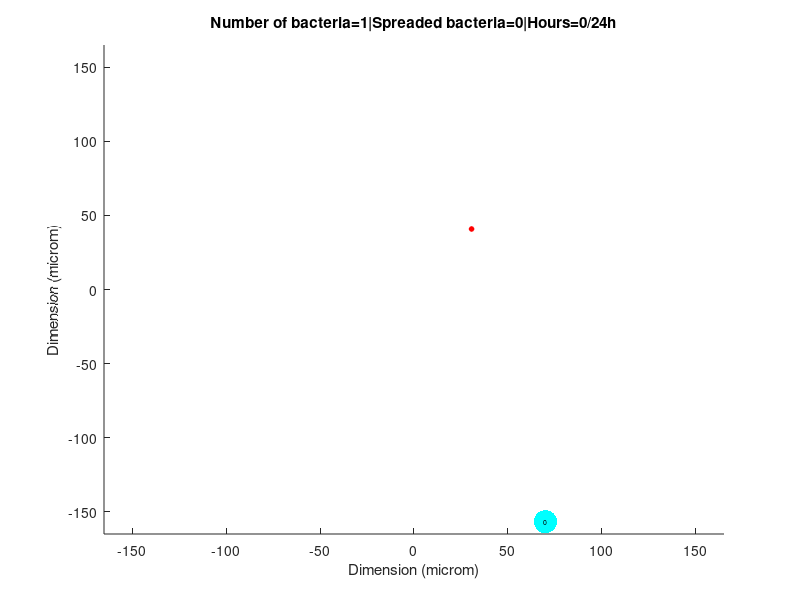

The MATLAB script that drew this image: (Note: this script raises an error after producing the figure.)
%[n,nb,nummac,out] = AlveolusGame(pars)
%pars: [ 1.number of bacteria (1),
%        2.number of macrophages (3),
%        3.chemokine diffusion constant (6e3),
%        4.antigens per bacteria (1),
%        5.Movement in sessile phase (0.1),
%        6.Movement in flowing phase (3),
%        7.Radial flow (4.2e-2),
%        8.Bacteria dobling time (200),
%        9.Probability interchanged (0.999),
%       10.Bacteria saturation number (10),
%       11.Macrophage movement (2),
%       12.Phagocytosys rate (0.048),
%       13.Maximum bacteria per macrophage (50)
%       14.Distance to sense the metabolic gradient (30)
%       15.Sensitivity to feel the cytokine gradient (1e-6)]
%n: minutes at the end of the simulation
%nb: number of bacteria at the end of the simulation
%nummac: number of macrophages at the end of the simulation
%
%Multilevel model of the bacterial (Streptococcus pneumoniae) infection of
%an alveolus. It is simulated the stablishment of the infection. Bacteria
%interact with the alveolar macrophages and lung epithelial cells.
%
%Epithelial cells have intracellular signaling structure for inflammation
%through intracellular signaling pathway using ordinary differential equations
%(eqs).
%
%Bacteria and macrophages interact in the surfice of epithelial cells,
%modelled as an agent basd model (bacsMulti).
%
%bacsMulti:
%Mathematical simulation of bacterial groth and movement in a single
%alveolus together with macrophages movement and bacteria clearance.
%
%-Bacteria growth with a saturable process.
%-Bacteria jump stochasticaly between two liquid phases in alveolus: flowing
%phasde and stationary phase.
%-Coughing can be simulated, inactivated by default.
%-Bacteria move in a random walk way, faster in the flowing phase.
%-Macrophages move in a randomn walk way following the chemokine gradient
%produced by epithelial cells.
%-Macrophages eat bacteria. First attach and then there is a dynamics of
%phagogytosis. Macrophages die if the number of attached bacteria is very
%high.
%-There is a defined flow velocity of the mobile liquid phase.
%-Bacteria leave the alveolus when reach the border.
%
%Version 1.2 gaming (16.02.2017) by Guido Santos
%
function [n,nb,nummac,out] = AlveolusGame(pars)
global contador matBac
close all %Close previous figures
clc %Clear the screen
tic %Start counting time
if (exist('pars','var') == 0 || numel(pars) == 0)
    pars = ones(17,1); %Define the input if it doesn't exist
end
%Parameters to define
N                      = 11; %Numer of epithelial cells per row, [[PMID: 25360787]]
cel                    = 30; %Microm of epithelial cell (30 microM [[PMID: 25360787 & PMID: 7611375]])
incre                  = 5; %Interval of time between synchronization of models in minutes
nb                     = round(1*pars(1)); %Initial number of bacteria
nummac                 = round(1*pars(2)); %Number of macrophages, approximation from Bionumbers
FT                     = 24; %Final time for the model in hours
foco                   = 4; %Dispersion of initial bacteria in the alveolus
movie                  = 1; %If 1 show results and save movie
pantalla               = 0; %If 1 show the results in command windows
step1                  = 0.1*pars(5); %Movement rate in the sesile phase, assumed
step2                  = 3*pars(6); %Movemenet rate in the mobile phase, assumed
step3                  = 4.2e-2*pars(7); %min-1. Radial flow (4.2e-2) Fitted to alveolar clearance in figura 3B [[PMID: 17290033]] calculated in Excel parameters calculation.xlsx (sheet: alveoli flow)
%%
%Parameters defined
sensi                  = incre/60; %Interval of time between synchronization of models in hours
NN                     = N*N; %Number of cell in alveolus
tiempo                 = 0:sensi:FT; %Time for integration of the model
solver                 = @ode45; %Integration method
matriz                 = zeros(1,NN); %Initial conditions for the ODE model
dimens                 = (cel*N)/2; %Dimension of the alveoli in micrometers from Bionumbers (11 from 121 cells)
n                      = 0; %Initial number of iterations in minutes
out                    = 0; %Initial number of bacteria spreaded
pos                    = random('norm',0,dimens/foco,nb,2); %Normal distribution of initial bacteria
mac                    = dimens*(rand(nummac,2)*2 - 1); %Random localization of macrophages
neat                   = zeros(1,nummac); %Intrinsic macrophage time for bacteria phagocytosis
eaten                  = zeros(1,nummac); %Register of eated bacteria
c                      = 0; %Counting the iterations
nstop                  = 0; %Counting stoping time between the models
tstep                  = 0; %Counting the time steps between models
CHE                    = zeros(N,N,1); %Chemokine
final                  = 0;
step                   = ones(nb,1)*step1; %Movement rate in the sesile phase (step1)
%if movie == 1
%    writerObj1           = VideoWriter('Alveolus.avi'); %Create a movie
%    writerObj1.FrameRate = 3; %Define the frame rate
%    open(writerObj1); %Open the movie
%else
%    writerObj1 = []; %Create a movie
%end
%%
writerObj1 = [];
while (tstep < tiempo(end) && final == 0)
    %Run the models in steps
    tinit                                                                                            = nstop/60; %Initial time for the time step between models
    contador                                                                                         = 0; %Counting the integration steps
    [pos,out,n,nb,nummac,mac,neat,eaten,nstop,matBac,writerObj1,final,indMac,step,step1,step2,step3] = bacsMulti(pos,out,n,nb,nummac,mac,neat,eaten,nstop,CHE,writerObj1,N,cel,movie,final,pars,step,step1,step2,step3,pantalla); %Run the bacteria model
    nstop                                                                                            = nstop + incre; %Count the time step between models
    tstep                                                                                            = nstop/60; %In hours
    if tstep > tiempo(end)
        tstep = tiempo(end); %Cut the time to the maximum
    end
   tspan  = tinit:sensi:tstep; %Integration interval
   [t,y]  = feval(solver,@eqs,tspan,matriz,[],N,cel,pars); %Run the epithelial cell model
   matriz = y(end,:); %Define the initial condition as the last condition of the previous run
   c0     = 0; %Count the time steps
   %%
   %Join the integration steps
   for time = t'
       c          = c + 1;
       c0         = c0 + 1;
       CHE(:,:,c) = vec2mat(y(c0,1:NN),N);
   end
    %%
end
%Create the movie
if movie == 1
    close(writerObj1);
end
%%
end
%Epithelial cell model
function dfx = eqs(~,x,N,cel,pars)
global contador matBac
contador = contador + 1; %Count the iterations
%Parameters
x(x < 1e-6) = 0;
R           = cel*N; %Total length of surface, microm
dx          = R/N; %Thickness of each layer microm
NN          = N*N; %Number of cells
X1          = vec2mat(x(1:NN),N)';
k1          = 4e-4; %Abitrary parameter
k2          = 1e3; %Abitrary parameter
Di          = 6e3*pars(3); %Abitrary parameter
%%
%Spatial model
 zero = zeros(1,N);
 % 1. Fluxes in x-direction; zero fluxes near boundaries
 FI = -Di.*[zero;X1(2:N,:) - X1(1:N-1,:);zero]./dx;
 % Add flux gradient to rate of change
 dI = (FI(2:N+1,:) - FI(1:N,:))./dx;
 % 2. Fluxes in y-direction; zero fluxes near boundaries
 FI = -Di.*[zero',X1(:,2:N) - X1(:,1:N-1),zero']./dx;
 % Add flux gradient to rate of change
 dI  = - dI - (FI(:,2:N+1) - FI(:,1:N))./dx;
%%
dxX = k1.*matBac.*pars(4) - k2.*X1.^2 + dI;
dfx = dxX(:); %Merge equations
end
%Bacteria model
function [pos,out,n,nb,nummac,mac,neat,eaten,nstop,matBac,writerObj1,final,indMac,step,step1,step2,step3] = bacsMulti(pos,out,n,nb,nummac,mac,neat,eaten,nstop,CHE,writerObj1,Nc,cel,movie,final,pars,step,step1,step2,step3,pantalla)
Itime = clock; %Initial time
%Biological parameters for alveolus and inputs
if exist('Nc','var') == 0
    Nc = 11; %Number of cells per row in alveolus
end
if exist('cel','var') == 0
    cel = 30; %Width of epitheliaol cell in microm
end
dimens = (cel*Nc)/2; %Dimension of the alveoli in micrometers from Bionumbers (11 from 121 cells)
if exist('nb','var') == 0
    nb = 1; %Initial number of bacteria
end
if exist('n','var') == 0
    n = 0; %Iterations
end
if exist('out','var') == 0
    out = 0; %initial number of bacteria spread
end
if exist('pos','var') == 0
    pos = random('norm',0,dimens/4,nb,2); %Normal distribution of initial bacteria
end
if exist('nummac','var') == 0
    nummac = 3; %Number of macrophages, approximation from Bionumbers
end
if exist('mac','var') == 0
    mac = dimens*(rand(nummac,2)*2 - 1); %Random localization of macrophages
end
if exist('neat','var') == 0
    neat = zeros(1,nummac); %Intrinsic macrophage time for bacteria phagocytosis
end
if exist('eaten','var') == 0
    eaten = zeros(1,nummac); %Register of eated bacteria
end
if exist('nstop','var') == 0
    nstop = 600; %Register of eated bacteria
end
if exist('CHE','var') == 0
    CHE = zeros(Nc,Nc,1); %Empty landscape of epithelial cells
end
if exist('writerObj1','var') == 0
    writerObj1 = VideoWriter('Alveolus.avi'); %Create a movie
    open(writerObj1); %Open a movie
end
limits             = [-dimens,dimens]; %Dimension of alveolus in nm (30 microM/cell [[PMID: 25360787 & PMID: 7611375]])
pos(pos > dimens)  = dimens; %No infection out of the alveolus
pos(pos < -dimens) = -dimens; %No infection out of the alveolus
front              = linspace(limits(1),limits(2),Nc + 1); %Define the frontiers of the epithelial cells
%%
%Biological parameters for bacteria
growth             = round(200*pars(8)); %min-1. 199.2 min doubling time (3.32 hours from [[pag 38 book: ISBN 978-1-908230-17-1]])Iterations per division (5e2)
probS              = 0.999*pars(9); %Probability of not being interchanged between phases (0.999) A lower value stablish the infection with low probability
cough              = 0; %If 1 activates coughing
probC              = 0.995; %Probability of not leave the alveolus from the mobile phase
maxbac             = 1e3; %Maximum number of bacteria in the alveolus simulated, not relevant
rad                = 1.5; %Region for determine the saturation of bacteria (1.5) Assuming two hexagonal layers
Mbac               = 10*pars(10); %Maximum number of bacteria inside the region to saturate the growth (10) Assuming two hexagonal layers
matBac             = zeros(Nc,Nc); %Define the bacteria matrix
%%
%Biological parameters for macrophages
macsiz = 10; %Macrophage size in micras (21 microm of diameter, from Wikipedia)
stepm  = 2*pars(11); %Movement of macrophages (2 micrm/min de [[PMID: 26202827]])
clebac = 0.048*pars(12); %Phagocytosys rate (min-1, calculated in Excel parameters calculation.xlsx (sheet: Phagocytosys rate) [[PMC266186]])
maxeat = 50*pars(13); %Maximum number of bacteria attached [[buscar]] %%% More than 70% of the macrophage perimeter covered of bacteria inside one minute
sensit = 1e-6*pars(15); %Sensitivity to feel the cytokine gradient [[buscar]].
indMac = ones(nummac,2); %Initial value for indexes of macrophages
%%
%Display parameters
fi      = 101; %Index for the figure
pintar  = 1; %If 1 displays the figure
iteplot = 10; %Number of iteration per plot
%%
% %Loop of simulation
if (nb < 1 || nb > maxbac || nummac < 1)
    final = 1; %Terminate the loop
end
if n == 0
   %Display the first condition
    if mod(n,iteplot) == 0
        if movie == 1
            if ishandle(fi*10) == 1
                close(fi*10) %Close previous figure
            end
            figure(fi*10) %Create figure
            set(fi*10,'Visible','off'); %Prevent display
            CHEt = CHE(:,:,end)'; %Transpose matrix
            imagesc(CHEt,[0 5e-4]) %Plot epithelial cell layer
            set(gca,'position',[0 0 1 1],'units','normalized') %Remove margins
            axis off %Clear axis
%            print(fi*10,'epithelial.png','-dpng') %Save image
%            img = imread('epithelial.png'); %Read the state as picture
            if pintar == 1
                figure(fi)
            else
                ff  = figure('visible','off');
            end
%            imagesc(limits,limits,img); %Plot the state of epithelial cells in the background
            hold on %Overlap graph
%            scatter(pos(:,1),pos(:,2),12,'MarkerFaceColor','r','MarkerEdgeColor','r',...
%                'MarkerFaceAlpha',.1,'MarkerEdgeAlpha',0) %Plot the bacteria with transparency
            scatter(pos(:,1),pos(:,2),12,'MarkerFaceColor','r','MarkerEdgeColor','r') %Plot the bacteria with transparency
            plot(mac(:,1),mac(:,2),'.c','MarkerSize',50) %Plot the macrophages
            hold off %Stop overlaping
            for m = 1:nummac
                text(mac(m,1),mac(m,2),num2str(eaten(m)),'HorizontalAlignment','center','FontSize',5); %Display the number of attached bacteria
            end
            xlim(limits) %Define the x axis limits
            ylim(limits) %Define the y axis limits
            title(strcat('Number of bacteria=',num2str(nb),'|Spreaded bacteria=',num2str(out),'|Hours=',num2str(floor(n/60)),'/24h')) %Number of bacteria in the title
            xlabel('Dimension (microm)') %x axis label
            ylabel('Dimension (microm)') %y axis label
%            if pintar == 1
%                frame1 = getframe(figure(fi)); %Save the figure as a frame
%            else
%                frame1 = getframe(ff); %Save the figure as a frame
%            end
%            writeVideo(writerObj1,frame1); %Write the frame in the movie
        end
        Ctime = clock; %Current time
        if round(Itime(5)) < 10
            minutosI = strcat('0',num2str(round(Itime(5)))); %Add a 0 if minutes are less than 10
        else
            minutosI = num2str(round(Itime(5))); %Save the time for minutes higher tha 10
        end
        if round(Ctime(5)) < 10
            minutosC = strcat('0',num2str(round(Ctime(5)))); %Add a 0 if minutes are less than 10
        else
            minutosC = num2str(round(Ctime(5))); %Save the time for minutes higher tha 10
        end
        horaI = strcat(num2str(Itime(4)),':',minutosI); %Save the time as a string
        horaC = strcat(num2str(Ctime(4)),':',minutosC); %Save the time as a string
        if pantalla == 1
            fprintf('Iteration: %g minutes (%g hours | %g days)\nAlveolar bacteria: %g\nSpreaded bacteria: %g\nMacrophages: %g\nInit time: %s\nCurrent time: %s\n',n,floor(n/60),floor(n/(60*24)),nb,out,nummac,horaI,horaC) %Display the results in the screen
            fprintf('\n') %Jump one line
        end
    end
    %%
end
while (nb > 0 && nb < maxbac && n < nstop && nummac > 0)
    %Display the current situation
    if mod(n,iteplot) == 0
        if movie == 1
            if ishandle(fi*10) == 1
                close(fi*10) %Close previous figure
            end
            figure(fi*10) %Create figure
            set(fi*10,'Visible','off'); %Prevent display
            CHEt = CHE(:,:,end)'; %Transpose matrix
            imagesc(CHEt,[0 5e-4]) %Plot epithelial cell layer
            set(gca,'position',[0 0 1 1],'units','normalized') %Remove margins
            axis off %Clear axis
%            print(fi*10,'epithelial.png','-dpng') %Save image
%            img = imread('epithelial.png'); %Read the state as picture
            if pintar == 1
                figure(fi)
            else
                ff  = figure('visible','off');
            end
%            imagesc(limits,limits,img); %Plot the state of epithelial cells in the background
            hold on %Overlap graph
%            scatter(pos(:,1),pos(:,2),12,'MarkerFaceColor','r','MarkerEdgeColor','r',...
%                'MarkerFaceAlpha',.1,'MarkerEdgeAlpha',0) %Plot the bacteria with transparency
            scatter(pos(:,1),pos(:,2),12,'MarkerFaceColor','r','MarkerEdgeColor','r') %Plot the bacteria with transparency
            plot(mac(:,1),mac(:,2),'.c','MarkerSize',50) %Plot the macrophages
            hold off %Stop overlaping
            for m = 1:nummac
                text(mac(m,1),mac(m,2),num2str(eaten(m)),'HorizontalAlignment','center','FontSize',5); %Display the number of attached bacteria
            end
            xlim(limits) %Define the x axis limits
            ylim(limits) %Define the y axis limits
            title(strcat('Number of bacteria=',num2str(nb),'|Spreaded bacteria=',num2str(out),'|Hours=',num2str(floor(n/60)),'/24h')) %Number of bacteria in the title
            xlabel('Dimension (microm)') %x axis label
            ylabel('Dimension (microm)') %y axis label
%            if pintar == 1
%                frame1 = getframe(figure(fi)); %Save the figure as a frame
%            else
%                frame1 = getframe(ff); %Save the figure as a frame
%            end
%            writeVideo(writerObj1,frame1); %Write the frame in the movie
        end
        Ctime = clock; %Current time
        if round(Itime(5)) < 10
            minutosI = strcat('0',num2str(round(Itime(5)))); %Add a 0 if minutes are less than 10
        else
            minutosI = num2str(round(Itime(5))); %Save the time for minutes higher tha 10
        end
        if round(Ctime(5)) < 10
            minutosC = strcat('0',num2str(round(Ctime(5)))); %Add a 0 if minutes are less than 10
        else
            minutosC = num2str(round(Ctime(5))); %Save the time for minutes higher tha 10
        end
        horaI = strcat(num2str(Itime(4)),':',minutosI); %Save the time as a string
        horaC = strcat(num2str(Ctime(4)),':',minutosC); %Save the time as a string
        if pantalla == 1
            fprintf('Iteration: %g minutes (%g hours | %g days)\nAlveolar bacteria: %g\nSpreaded bacteria: %g\nMacrophages: %g\nInit time: %s\nCurrent time: %s\n',n,floor(n/60),floor(n/(60*24)),nb,out,nummac,horaI,horaC) %Display the results in the screen
            fprintf('\n') %Jump one line
        end
    end
    %%
    %Iterations
    n   = n + 1; %Count the iterations (minutes)
    nbP = nb; %Save the previous iteration
    %%
    %Bacterial saturable growth
    sqdi             = squareform(pdist(pos)); %Calculate the distances
    sqce             = sqdi*0; %Temporal variable
    sqce(sqdi < rad) = 1; %Find short distances
    cerca            = sum(sqce,2); %Count the close bacteria
    crecen           = (cerca < Mbac); %Define the growing bacteria below the threshold
    if isempty(crecen)
        crecen = 1; %If it's empty give one value
    end
    if mod(n,growth) == 0
        pos(nb + 1:(nb + sum(crecen)),:)  = pos(crecen,:); %Bacteria divide
        step(nb + 1:(nb + sum(crecen)),1) = step(crecen,1); %Doubling the step vector
        nb                                = nb + sum(crecen); %Doubling the number of bacteria
    end
    %%
    %Interchange between phases
    step((rand(length(step),1) > probS & step == step1),1) = step2; %Jump to the mobile phase
    step((rand(length(step),1) > probS & step == step2),1) = step1; %Settle into the sessile phase
    %%
    %Simulating coughing
    if cough == 1
        fuera        = (rand(length(step),1) > probC & step == step2); %Count the bacteria being coughed
        pos(fuera,:) = []; %Remove bacteria
        step(fuera)  = []; %Remove stepsrand
        nb           = nb - sum(fuera); %Substract bacteria from the count
    end
    %%
    %Random movement of bacteria
    angl = rand(nb,1)*2*pi; %Random direction
    pos  = pos + [step.*cos(angl),step.*sin(angl)]; %Step into the direction defined
    %%
    %Movement of macrophages
    dist = zeros(length(pos(:,1)),nummac); %Define the distance matrix between bacteria and macrophages
    for m = 1:nummac
       dist(:,m) = sqrt((mac(m,1) - pos(:,1)).^2 + (mac(m,2) - pos(:,2)).^2); %Measure distance to macrophages
    end
    cCHE = CHE(:,:,end); %Current concentration of CHE
    angl = zeros(nummac,1); %Define the direction vector
    for m = 1:nummac
        angrec = [rand*2*pi;0;pi;pi/2;(3*pi)/2]; %Define the Manhattan angles
        fil    = find(abs(diff(front <= mac(m,1)))); %Row of macrophage in epithelial cells layer
        col    = find(abs(diff(front <= mac(m,2)))); %Column of macrophage in epithelial cells layer
        if isempty(fil)
            fil = Nc; %Prevent being out of the layer
        end
        if isempty(col)
            col = Nc; %Prevent being out of the layer
        end
        indmac            = [fil,col]; %Find the position of macrophages in epithelial layer
        vecin             = [indmac(1),indmac(2); %Look for the current cell
                             indmac(1) + 1,indmac(2); %Look for the rigth neighbour
                             indmac(1) - 1,indmac(2); %Look for the left neighbour
                             indmac(1),indmac(2) + 1; %Look for the down neighbour
                             indmac(1),indmac(2) - 1]; %Look for the up neighbour
        vecin(vecin < 1)  = 1; %Prevent the borders
        vecin(vecin > Nc) = Nc; %Prevent the borders
        vecin             = [cCHE(vecin(1,1),vecin(1,2));cCHE(vecin(2,1),vecin(2,2));cCHE(vecin(3,1),vecin(3,2));cCHE(vecin(4,1),vecin(4,2));cCHE(vecin(5,1),vecin(5,2))]; %Take the cytokine from the neighbours
        vecin             = round((vecin/sensit))*sensit; %Define the sensitivity to feel the gradient
        mover             = find(max(vecin) == vecin,1); %Find the maximum concentration
        angl(m,1)         = angrec(mover); %Define the directional movement
        if (min(dist(:,m)) < cel*pars(14) && numel(pos) > 0)
            [apol,~]  = cart2pol(pos(min(dist(:,m)) == dist(:,m),1) - mac(m,1),pos(min(dist(:,m)) == dist(:,m),2) - mac(m,2)); %Define the angle as the closest bacteria is is closer than one epithelial cell distance
            angl(m,1) = apol; %Save the angle
        end
    end
    mac                 = mac + [stepm.*cos(angl),stepm.*sin(angl)]; %Step into the direction defined
    mac(mac > dimens)   = dimens; %Define limits for the movement
    mac(mac < - dimens) = - dimens; %Define limits for the movement
    %%
    %Macrophages eat bacteria
    eaten = eaten + sum(dist < macsiz,1); %Count the attached bacteria per macrophages
    if sum(eaten > maxeat) ~= 0
        nummac = nummac - sum(eaten > maxeat); %Substract death macrophages
    end
    mac(eaten > maxeat,:)           = []; %Remove macrophages
    neat(eaten > maxeat)            = []; %Remove intrinsic time
    dist(:,eaten > maxeat)          = []; %Remove distance to bacteria
    eaten(eaten > maxeat)           = []; %Remove eated bacteria
    neat(sum(dist < macsiz,1) ~= 0) = 0; %Fix to 0 when macrophage eats bacteria
    eaten                           = eaten.*exp(-clebac.*neat); %Bacteria are phagocyted
    eaten                           = round(eaten); %Round number of bacteria attached
    pos(min(dist,[],2) < macsiz,:)  = []; %Remove bacteria attached to macrophages
    step(min(dist,[],2) < macsiz)   = []; %Remove steps
    if nummac > 0
        nb = nb - sum(min(dist,[],2) < macsiz); %Substract bacteria from the count
    end
    neat                            = neat + 1; %Count the intrinsic time
    %%
    %Movement through the mobile phase
    pos(step > step1,:) = pos(step > step1,:) + step3*pos(step > step1,:); %Radial flow
    %%
    %Bacteria leave the alveolus
    fuera        = sum(abs(pos) > dimens,2) > 0; %Count the bacteria out of the alveolus
    out          = out + sum(fuera); %Count the spreaded bacteria
    pos(fuera,:) = []; %Remove bacteria
    step(fuera)  = []; %Remove steps
    nb           = nb - sum(fuera); %Substract bacteria from the count
    %%
    %Count the bacteria per epithelial cell
    matBac = zeros(Nc,Nc); %Define the bacteria matrix
    for f = 1:Nc
        for c = 1:Nc
            if (f == 1 && c == 1)
                matBac(f,c) = sum(pos(step == step1,1) >= front(c) & pos(step == step1,1) <= front(c + 1) & pos(step == step1,2) >= front(f) & pos(step == step1,2) <= front(f + 1)); %Count the attached bacteria per epithelial cell
            elseif f == 1
                matBac(f,c) = sum(pos(step == step1,1) > front(c) & pos(step == step1,1) <= front(c + 1) & pos(step == step1,2) >= front(f) & pos(step == step1,2) <= front(f + 1)); %Count the attached bacteria per epithelial cell
            elseif c == 1
                matBac(f,c) = sum(pos(step == step1,1) >= front(c) & pos(step == step1,1) <= front(c + 1) & pos(step == step1,2) > front(f) & pos(step == step1,2) <= front(f + 1)); %Count the attached bacteria per epithelial cell
            else
                matBac(f,c) = sum(pos(step == step1,1) > front(c) & pos(step == step1,1) <= front(c + 1) & pos(step == step1,2) > front(f) & pos(step == step1,2) <= front(f + 1)); %Count the attached bacteria per epithelial cell
            end
        end
    end
    %%
    %Obtain the position of macrophages
    indMac = zeros(nummac,2); %Define the position indexes
    for ma = 1:nummac
        matMac = zeros(Nc,Nc); %Define the macrophage matrix
        for f = 1:Nc
            for c = 1:Nc
                if (f == 1 && c == 1)
                    matMac(f,c) = (mac(ma,1) >= front(c) & mac(ma,1) <= front(c + 1) & mac(ma,2) >= front(f) & mac(ma,2) <= front(f + 1)); %Count the attached bacteria per epithelial cell
                elseif f == 1
                    matMac(f,c) = (mac(ma,1) > front(c) & mac(ma,1) <= front(c + 1) & mac(ma,2) >= front(f) & mac(ma,2) <= front(f + 1)); %Count the attached bacteria per epithelial cell
                elseif c == 1
                    matMac(f,c) = (mac(ma,1) >= front(c) & mac(ma,1) <= front(c + 1) & mac(ma,2) > front(f) & mac(ma,2) <= front(f + 1)); %Count the attached bacteria per epithelial cell
                else
                    matMac(f,c) = (mac(ma,1) > front(c) & mac(ma,1) <= front(c + 1) & mac(ma,2) > front(f) & mac(ma,2) <= front(f + 1)); %Count the attached bacteria per epithelial cell
                end
            end
        end
    [I,J]        = ind2sub([Nc,Nc],find(matMac == 1));
    indMac(ma,:) = [I,J];
    end
end
end
%%
